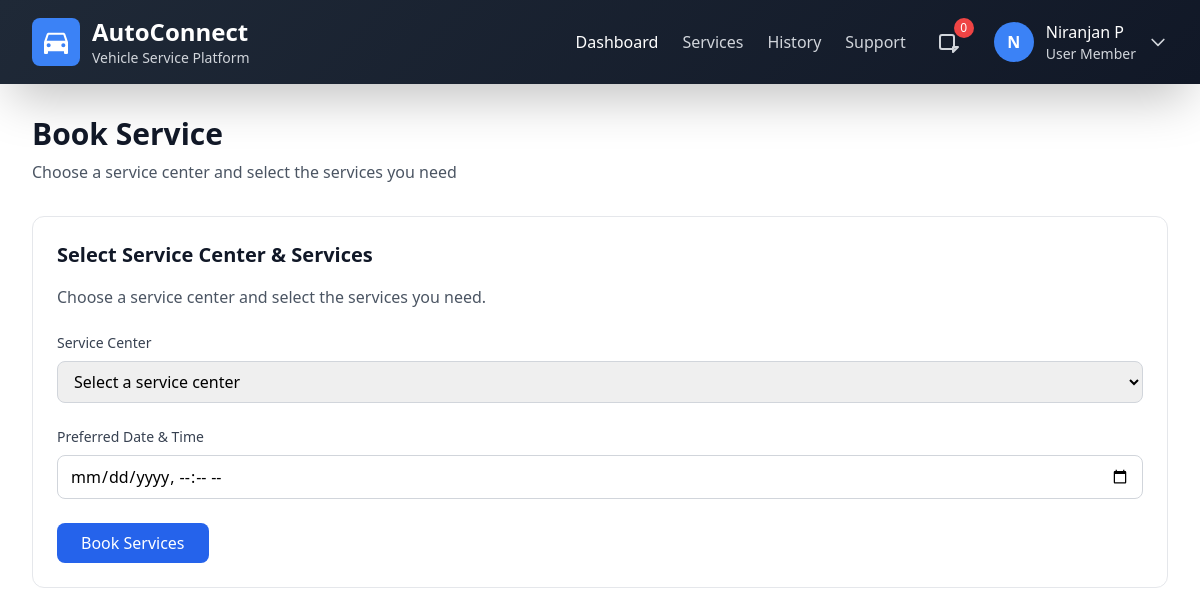
The app's page /request_assistance (signed in) with its own data.
### home/models.py (models this page shows, shortened)
class User(AbstractUser):
    role = models.CharField(max_length=50, null=True, default='user')
    pass

### home/views.py (the view, shortened to what this page needs)
# urls.py: path("request_assistance", home.views.request_assistance, name="request_assistance"),
@login_required
def request_assistance(request):
    centers = ServiceCenter.objects.filter(status="Approved").prefetch_related('serviceprice_set__service')
    return render(request, "request_assistance.html", {"centers": centers})

### templates/request_assistance.html (shortened to what this page needs)
{% load static %}
{% load mathfilters %}
<!DOCTYPE html>
<html lang="en">
<head>
    <script src="https://cdn.tailwindcss.com"></script>
</head>
<body class="bg-white min-h-full">
    <header class="gradient-bg text-white shadow-2xl">
        <div class="max-w-7xl mx-auto px-4 sm:px-6 lg:px-8">
            <div class="flex justify-between items-center py-4">
                <div class="flex items-center space-x-3">
                    <div class="bg-blue-500 p-2 rounded-lg">
                    </div>
                    <div>
                        <h1 class="text-2xl font-bold">AutoConnect</h1>
                        <p class="text-gray-300 text-sm">Vehicle Service Platform</p>
                    </div>
                </div>
                <div class="flex items-center space-x-6">
                    <nav class="hidden md:flex space-x-6">
                        <a href="{% url 'user_dashboard' %}" class="text-white hover:text-blue-300 transition-colors">Dashboard</a>
                        <a href="{% url 'request_assistance' %}" class="text-gray-300 hover:text-white transition-colors">Services</a>
                        <a href="{% url 'service_history' %}" class="text-gray-300 hover:text-white transition-colors">History</a>
                        <a href="#" class="text-gray-300 hover:text-white transition-colors">Support</a>
                    </nav>
                    <div class="relative">
                        <button class="relative p-2 text-gray-300 hover:text-white transition-colors">
                            <svg class="w-6 h-6" fill="none" stroke="currentColor" viewBox="0 0 24 24">
                                <path stroke-linecap="round" stroke-linejoin="round" stroke-width="2" d="M15 17h5l-5 5v-5zM4 19h10a2 2 0 002-2V7a2 2 0 00-2-2H4a2 2 0 00-2 2v10a2 2 0 002 2z"/>
                            </svg>
                            <span class="notification-badge absolute -top-1 -right-1 bg-red-500 text-white text-xs rounded-full h-5 w-5 flex items-center justify-center">{{ active_services|length }}</span>
                        </button>
                    </div>
                    <div class="relative">
                        <button id="user-menu-button" class="flex items-center space-x-3 focus:outline-none">
                            <div class="w-10 h-10 bg-blue-500 rounded-full flex items-center justify-center">
                                <span class="text-white font-semibold">{{ user.first_name|slice:":1"|upper }}{{ user.last_name|slice:":1"|upper }}</span>
                            </div>
                            <div class="hidden md:block text-left">
                                <p class="text-white font-medium">{{ user.first_name }} {{ user.last_name }}</p>
                                <p class="text-gray-300 text-sm">{{ user.role|title }} Member</p>
                            </div>
                            <svg class="w-5 h-5 text-gray-300" fill="none" stroke="currentColor" viewBox="0 0 24 24">
                                <path stroke-linecap="round" stroke-linejoin="round" stroke-width="2" d="M19 9l-7 7-7-7"/>
                            </svg>
                        </button>
                    </div>
                </div>
            </div>
        </div>
    </header>
    <main class="max-w-7xl mx-auto px-4 sm:px-6 lg:px-8 py-8">
        <div class="mb-8">
            <h2 class="text-3xl font-bold text-gray-900 mb-2">Book Service</h2>
            <p class="text-gray-600">Choose a service center and select the services you need</p>
        </div>
        <div class="bg-white rounded-xl border border-gray-200 p-6">
            <h3 class="text-xl font-bold text-gray-900 mb-4">Select Service Center & Services</h3>
            <p class="text-gray-600 mb-6">Choose a service center and select the services you need.</p>
            <form method="post" class="space-y-6">
                <div>
                    <label for="center_id" class="block text-sm font-medium text-gray-700 mb-2">Service Center</label>
                    <select name="center_id" id="center_id" required class="w-full px-3 py-2 border border-gray-300 rounded-lg focus:ring-2 focus:ring-blue-500 focus:border-transparent">
                        <option value="">Select a service center</option>
                    </select>
                </div>
                <div>
                    <label for="booking_date" class="block text-sm font-medium text-gray-700 mb-2">Preferred Date & Time</label>
                    <input type="datetime-local" name="booking_date" id="booking_date" required class="w-full px-3 py-2 border border-gray-300 rounded-lg focus:ring-2 focus:ring-blue-500 focus:border-transparent">
                </div>
                <button type="submit" class="bg-blue-600 text-white px-6 py-2 rounded-lg hover:bg-blue-700 transition-colors">Book Services</button>
            </form>
        </div>
    </main>
</body>
</html>

### templates/request_assistance.html (style rules this page uses)
body { box-sizing: border-box; }
.gradient-bg { background: linear-gradient(135deg, #1f2937 0%, #111827 100%); }
.notification-badge { animation: bounce 1s infinite; }

### records on screen
User: first_name "N", first_name "Niranjan P", role "User"

### other values on screen
{{ active_services|length }} "0"
